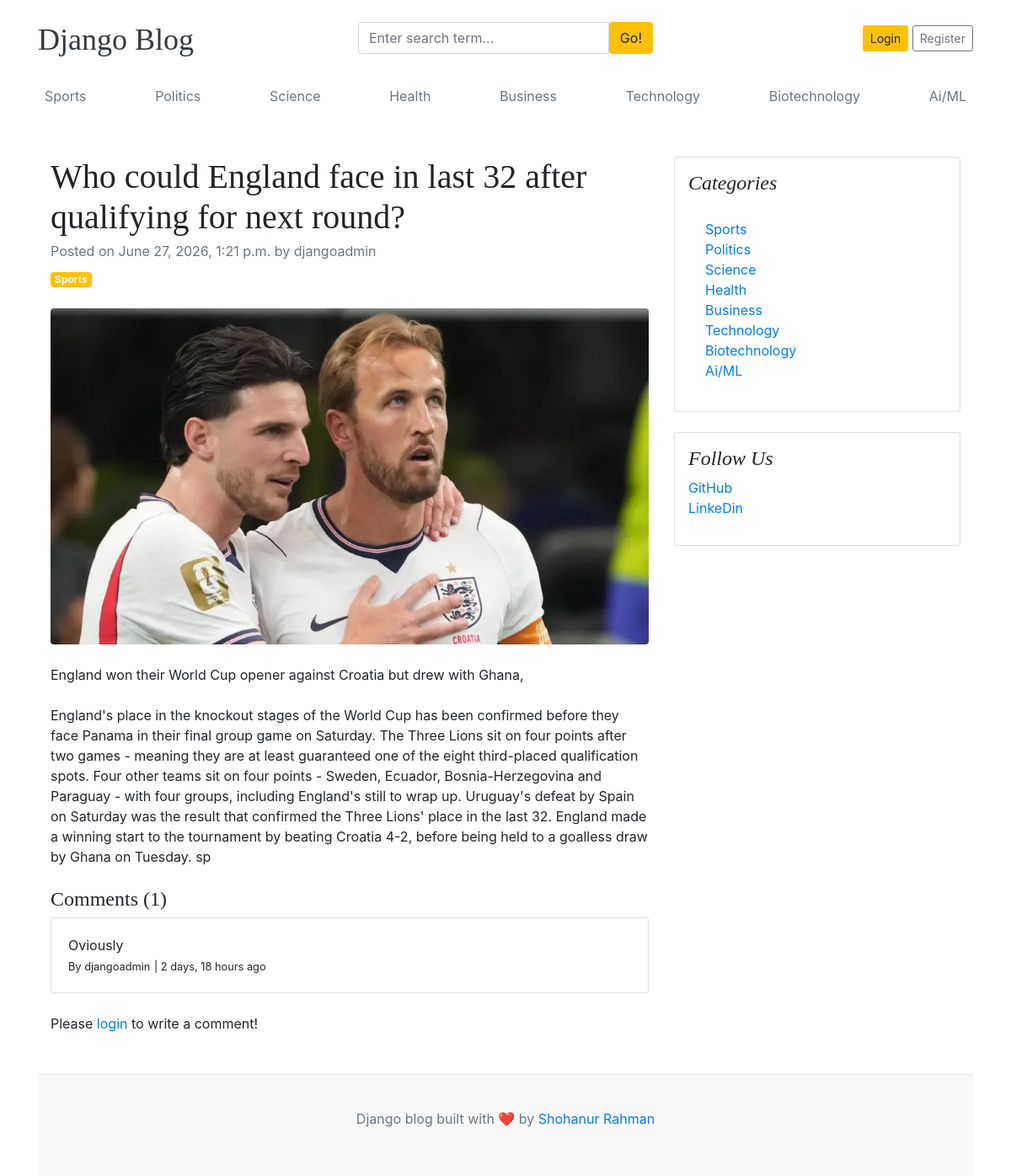
The page /blogs/who-could-england-face-in-last-32-after-qualifying-for-next-round/ on the database as committed earlier.
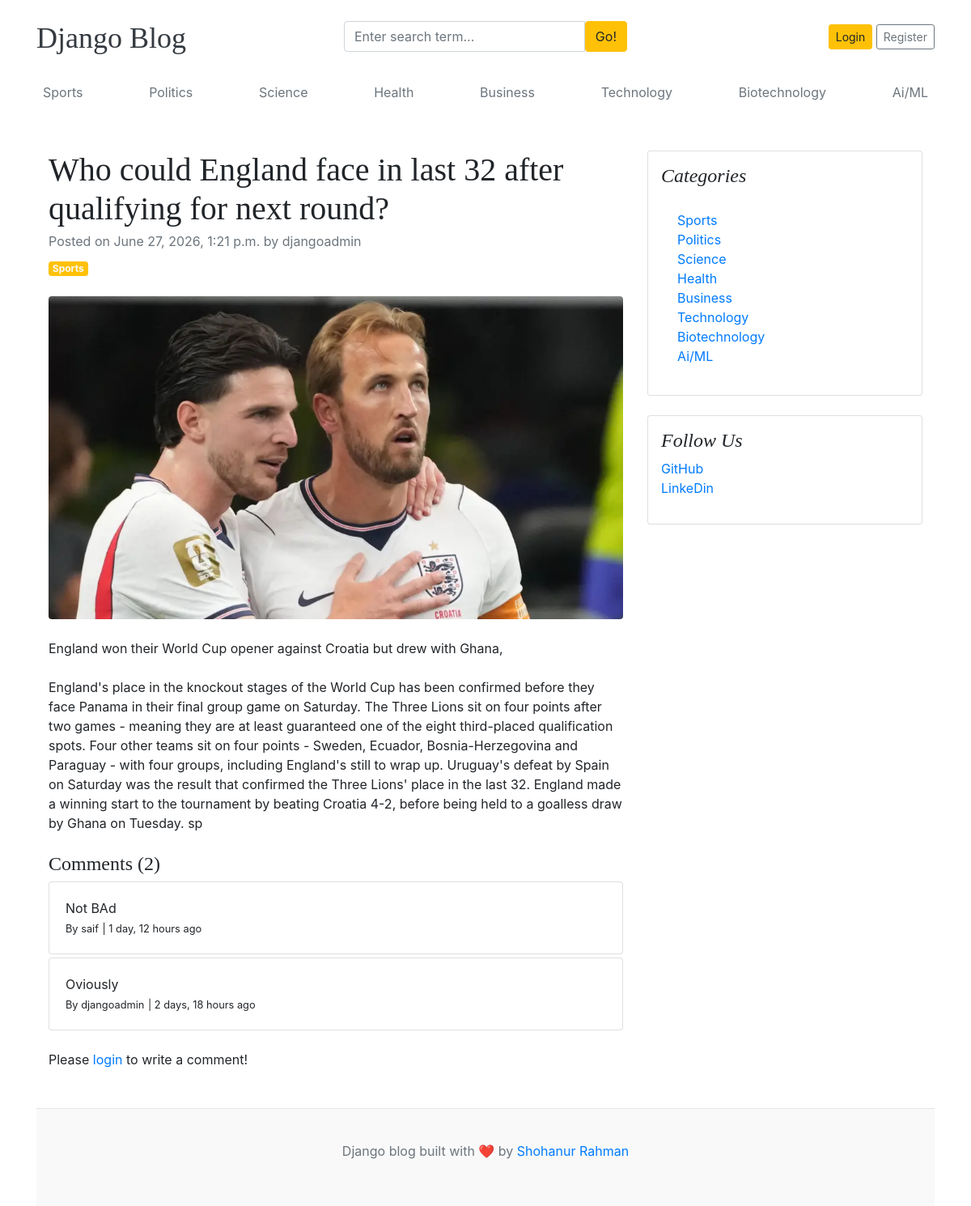
The same page on the database as committed later.
### blogs/models.py (models this page shows, shortened)
class Category(models.Model):
    category_name = models.CharField(max_length=50)
    created_at = models.DateTimeField(auto_now_add=True)
    updated_at = models.DateTimeField(auto_now=True)
    class Meta:
        verbose_name_plural = "Categories"
    def __str__(self):
        return self.category_name

class Blog(models.Model):
    title = models.CharField(max_length=100)
    slug = models.SlugField(max_length=150, unique=True, blank=True)
    category = models.ForeignKey(Category, on_delete=models.CASCADE)
    author = models.ForeignKey(User, on_delete=models.CASCADE)
    featured_image = models.ImageField(upload_to='uploads/%Y/%m/%d/', blank=True)
    short_description = models.TextField(max_length=500)
    blog_body = models.TextField(max_length=2000)
    status = models.CharField(max_length=20, choices=STATUS_CHOICES, default="Draft")
    is_featured = models.BooleanField(default=False)
    created_at = models.DateTimeField(auto_now_add=True)
    updated_at = models.DateTimeField(auto_now=True)

class Comment(models.Model):
    user = models.ForeignKey(User, on_delete=models.CASCADE)
    blog = models.ForeignKey(Blog, on_delete=models.CASCADE)
    comment = models.TextField(max_length=250)
    created_at = models.DateTimeField(auto_now_add=True)
    updated_at = models.DateTimeField(auto_now=True)
    def __str__(self):
        return self.comment

### assignments/models.py (models this page shows, shortened)
class SocialLink(models.Model):
    platform = models.CharField(max_length=25)
    link = models.URLField(max_length=200)
    created_at = models.DateTimeField(auto_now_add=True)
    updated_at = models.DateTimeField(auto_now=True)

### blogs/views.py (the view, shortened to what this page needs)
# urls.py: path('blogs/<slug:slug>/', BlogsView.blogs, name='blogs'),
def blogs(request, slug):
    single_blog = get_object_or_404(Blog, slug=slug, status='Published')
    comments = Comment.objects.filter(blog=single_blog).order_by('-created_at')
    comment_count = comments.count()
    context ={
        'single_blog': single_blog,
        'comments': comments,
        'comment_count': comment_count
    }
    return render (request, 'blogs.html', context)

### blogs/context_processors.py (called while the page is built)
def get_categories(request):
    categories = Category.objects.all()
    return dict(categories=categories)

def get_social_links(request):
    social_links = SocialLink.objects.all()
    return dict(social_links=social_links)

### templates/blogs.html
{% extends 'base.html' %}
{% block content %}
<div class="container mt-5">
    <div class="row">
        <div class="col-lg-8">
            <article>
                <header class="mb-4">
                    <h1 class="fw-bolder mb-1">{{ single_blog.title }}</h1>
                    <div class="text-muted fst-italic mb-2">Posted on {{ single_blog.created_at }} by {{ single_blog.author }}</div>
                    <a class="badge bg-warning text-decoration-none text-light" href="#!">{{ single_blog.category }}</a>
                </header>
                <figure class="mb-4"><img class="img-fluid rounded" src="{{ single_blog.featured_image.url }}" alt="..." /></figure>
                <section class="mb-5">
                    <p class="fs-5 mb-4">{{ single_blog.short_description }}</p>
                    <p class="fs-5 mb-4">{{ single_blog.blog_body }}</p>
                    <h4>Comments ({{ comment_count }})</h4>
                    {% if comments %}
                        {% for comment in comments %}
                            <div class="card mt-1">
                                <div class="card-body">
                                    <p class="card-text mb-0">{{ comment }}</p>
                                    <span>
                                        <small>By {{ comment.user }}</small>
                                        <small>| {{ comment.created_at | timesince }} ago</small>
                                    </span>
                                </div>
                            </div>
                        {% endfor %}
                    {% else %}
                    No comments yet.
                    {% endif %}
                    <br>
                    <div class="form-group">
                        {% if user.is_authenticated %}
                        <form action="" method="POST">
                            {% csrf_token %}
                            <div class="form-group">
                                <textarea name="comment" class="form-control" placeholder="Write your comment"></textarea>
                                <input type="submit" value="Submit" class="btn btn-primary mt-2">
                            </div>
                        </form>
                        {% else %}
                        <p>Please <span><a href="{% url 'login' %}">login</a></span> to write a comment!</p>
                        {% endif %}
                    </div>
                </section>
            </article>
        </div>
        <div class="col-lg-4">
            <div class="card mb-4 p-3">
                <h4 class="font-italic">Categories</h4>
                <div class="card-body">
                    <div class="row">
                        <div class="col-sm-6">
                            <ul class="list-unstyled mb-0">
                                {% for cat in categories %}
                                <li><a href="{% url 'post_by_category' cat.id %}">{{ cat.category_name }}</a></li>
                                {% endfor %}
                            </ul>
                        </div>
                    </div>
                </div>
            </div>
            {% if social_links %}
            <div class="card mb-4 p-3">
                <h4 class="font-italic">Follow Us</h4>
                <ol class="list-unstyled">
                    {% for i in social_links %}
                    <li><a href="{{ i.link }}" target="_blank">{{ i.platform }}</a></li>
                    {% endfor %}
                </ol>
            </div>
            {% endif %}
        </div>
    </div>
</div>
{% endblock %}

### templates/base.html (shortened to what this page needs)
{% load static %}
<!doctype html>
<html lang="en">
<head>
  <link href="https://getbootstrap.com/docs/4.0/dist/css/bootstrap.min.css" rel="stylesheet" />
  <link href="{% static 'css/blog.css' %}" rel="stylesheet" />
  <link rel="stylesheet" href="https://cdnjs.cloudflare.com/ajax/libs/font-awesome/4.7.0/css/font-awesome.min.css">
</head>
<body>
  <div class="container">
    <header class="blog-header py-3">
      <div class="row flex-nowrap justify-content-between align-items-center">
        <div class="col-4 pt-1">
          <a class="blog-header-logo text-dark" href="/">Django Blog</a>
        </div>
        <div class="col-4">
          <form action="{% url 'search' %}" method="GET">
            <div class="input-group">
                <input class="form-control" type="text" name="keyword" value="{{ keyword }}" placeholder="Enter search term..." aria-label="Enter search term..." aria-describedby="button-search" />
                <button type="submit" class="btn btn-warning" id="button-search" type="button">Go!</button>
            </div>
          </form>
        </div>
        <div class="col-4 d-flex justify-content-end align-items-center">
          {% if not user.is_authenticated %}
          <a class="btn btn-sm btn-warning" href="{% url 'login' %}">Login</a>
          <a class="btn btn-sm btn-outline-secondary" href="{% url 'register' %}">Register</a>
          {% endif %}
        </div>
      </div>
    </header>
    <div class="nav-scroller py-1 mb-2">
      <nav class="nav d-flex justify-content-between">
        {% for cat in categories %}
        <a class="p-2 text-muted" href="{% url 'post_by_category' cat.id %}">{{ cat.category_name }}</a>
        {% endfor %}
      </nav>
    </div>
{% block content %}
{% endblock %}
   <footer class="blog-footer">
    <p>
      Django blog built with ❤️ by
      <a href="#">Shohanur Rahman</a>
    </p>
  </footer>
</body>
</html>

### blog_main/static/css/blog.css (style rules this page uses)
.blog-header-logo { font-family: "Playfair Display", Georgia, "Times New Roman", serif; font-size: 2.25rem; }
h1, h2, h3, h4, h5, h6 { font-family: "Playfair Display", Georgia, "Times New Roman", serif; }
.blog-footer { padding: 2.5rem 0; color: #6c757d; text-align: center; background-color: #f9f9f9; border-top: 1px solid #e5e5e5; }

Rows that differ between the two databases and show on the page:
added Comment: comment "Not BAd", user "saif", created_at "1 day, 12 hours"
Other text that changed with them:
{{ comment_count }}: "1" → "2"
